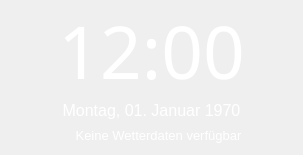
<?xml version="1.0" encoding="UTF-8"?>
<ui version="4.0">
 <class>MainWindow</class>
 <widget class="QMainWindow" name="MainWindow">
  <property name="geometry">
   <rect>
    <x>0</x>
    <y>0</y>
    <width>303</width>
    <height>155</height>
   </rect>
  </property>
  <property name="windowTitle">
   <string>QClockie</string>
  </property>
  <property name="windowOpacity">
   <double>1.000000000000000</double>
  </property>
  <property name="styleSheet">
   <string notr="true"/>
  </property>
  <widget class="QWidget" name="centralWidget">
   <layout class="QVBoxLayout" name="verticalLayout_2">
    <property name="spacing">
     <number>0</number>
    </property>
    <property name="leftMargin">
     <number>0</number>
    </property>
    <property name="topMargin">
     <number>0</number>
    </property>
    <property name="rightMargin">
     <number>0</number>
    </property>
    <property name="bottomMargin">
     <number>0</number>
    </property>
    <item>
     <layout class="QVBoxLayout" name="verticalLayout">
      <property name="spacing">
       <number>0</number>
      </property>
      <property name="sizeConstraint">
       <enum>QLayout::SetDefaultConstraint</enum>
      </property>
      <property name="bottomMargin">
       <number>8</number>
      </property>
      <item>
       <widget class="QLabel" name="labelTime">
        <property name="font">
         <font>
          <family>Segoe UI Light</family>
          <pointsize>55</pointsize>
          <stylestrategy>PreferDefault</stylestrategy>
          <kerning>true</kerning>
         </font>
        </property>
        <property name="styleSheet">
         <string notr="true">QLabel { color:white; }</string>
        </property>
        <property name="text">
         <string>12:00</string>
        </property>
        <property name="textFormat">
         <enum>Qt::AutoText</enum>
        </property>
        <property name="alignment">
         <set>Qt::AlignHCenter|Qt::AlignTop</set>
        </property>
        <property name="wordWrap">
         <bool>false</bool>
        </property>
        <property name="margin">
         <number>0</number>
        </property>
        <property name="indent">
         <number>-1</number>
        </property>
       </widget>
      </item>
      <item>
       <widget class="QLabel" name="labelDate">
        <property name="font">
         <font>
          <family>Segoe UI</family>
          <pointsize>12</pointsize>
         </font>
        </property>
        <property name="styleSheet">
         <string notr="true">QLabel { color:white; }</string>
        </property>
        <property name="text">
         <string>Montag, 01. Januar 1970</string>
        </property>
        <property name="alignment">
         <set>Qt::AlignHCenter|Qt::AlignTop</set>
        </property>
       </widget>
      </item>
      <item>
       <layout class="QHBoxLayout" name="hLayoutWeather">
        <item>
         <spacer name="horizontalSpacer">
          <property name="orientation">
           <enum>Qt::Horizontal</enum>
          </property>
          <property name="sizeHint" stdset="0">
           <size>
            <width>40</width>
            <height>20</height>
           </size>
          </property>
         </spacer>
        </item>
        <item>
         <widget class="QLabel" name="labelWeatherIcon">
          <property name="maximumSize">
           <size>
            <width>25</width>
            <height>25</height>
           </size>
          </property>
          <property name="font">
           <font>
            <stylestrategy>PreferDefault</stylestrategy>
           </font>
          </property>
          <property name="styleSheet">
           <string notr="true">QLabel { color:white; }</string>
          </property>
          <property name="text">
           <string/>
          </property>
          <property name="scaledContents">
           <bool>false</bool>
          </property>
          <property name="alignment">
           <set>Qt::AlignLeading|Qt::AlignLeft|Qt::AlignVCenter</set>
          </property>
         </widget>
        </item>
        <item>
         <widget class="QLabel" name="labelWeather">
          <property name="font">
           <font>
            <family>Segoe UI</family>
            <pointsize>10</pointsize>
            <stylestrategy>PreferDefault</stylestrategy>
            <kerning>true</kerning>
           </font>
          </property>
          <property name="contextMenuPolicy">
           <enum>Qt::NoContextMenu</enum>
          </property>
          <property name="styleSheet">
           <string notr="true">QLabel { color:white; }</string>
          </property>
          <property name="text">
           <string>Keine Wetterdaten verfügbar</string>
          </property>
          <property name="alignment">
           <set>Qt::AlignCenter</set>
          </property>
         </widget>
        </item>
        <item>
         <spacer name="horizontalSpacer_2">
          <property name="orientation">
           <enum>Qt::Horizontal</enum>
          </property>
          <property name="sizeHint" stdset="0">
           <size>
            <width>40</width>
            <height>20</height>
           </size>
          </property>
         </spacer>
        </item>
       </layout>
      </item>
     </layout>
    </item>
   </layout>
  </widget>
 </widget>
 <layoutdefault spacing="6" margin="11"/>
 <resources/>
 <connections/>
</ui>
